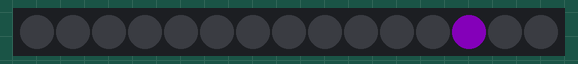
Recording of a sketch running on a simulated Arduino Uno, built with avr-gcc and run on an emulated ATmega328P. On the bench: 15 RGB LEDs in strip order, left to right. Dim RGB values are drawn brighter than linear; random numbers use the default seed unless the sketch sets one.

Above: at 0.11 s.
At 5.15 s:
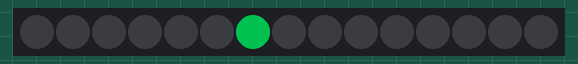
At 10.25 s:
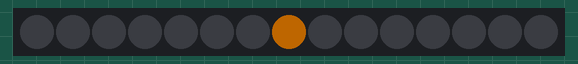
At 19.98 s:
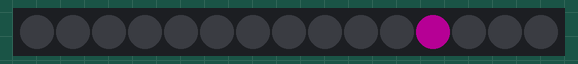
At 29.87 s:
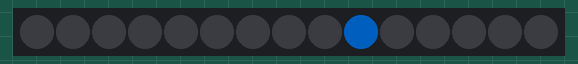
At 39.75 s:
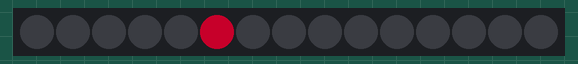

The sketch:

1_Random_Sparkle.ino
```cpp
#include "FastLED.h"

#define PIN 4
#define NUM_LEDS 15  //Number of LEDs in the strip

CRGBArray<NUM_LEDS> leds;
uint8_t hue[NUM_LEDS];

void setup(){
  FastLED.addLeds<NEOPIXEL, PIN>(leds, NUM_LEDS);
  for(int i = 0; i< NUM_LEDS; i++){
    hue[i] = 255/NUM_LEDS * i;
  }


}

void loop(){
   //Random RGB Sparkle Animation
  for(int j = 0; j < 100 ; j++){
    int dot = random(0,23);
    int hue = random(0,256);
    leds[dot] = CHSV(hue,255,175);
    FastLED.show();
    delay(50);
    leds[dot] = CRGB::Black;
  }
}
```
